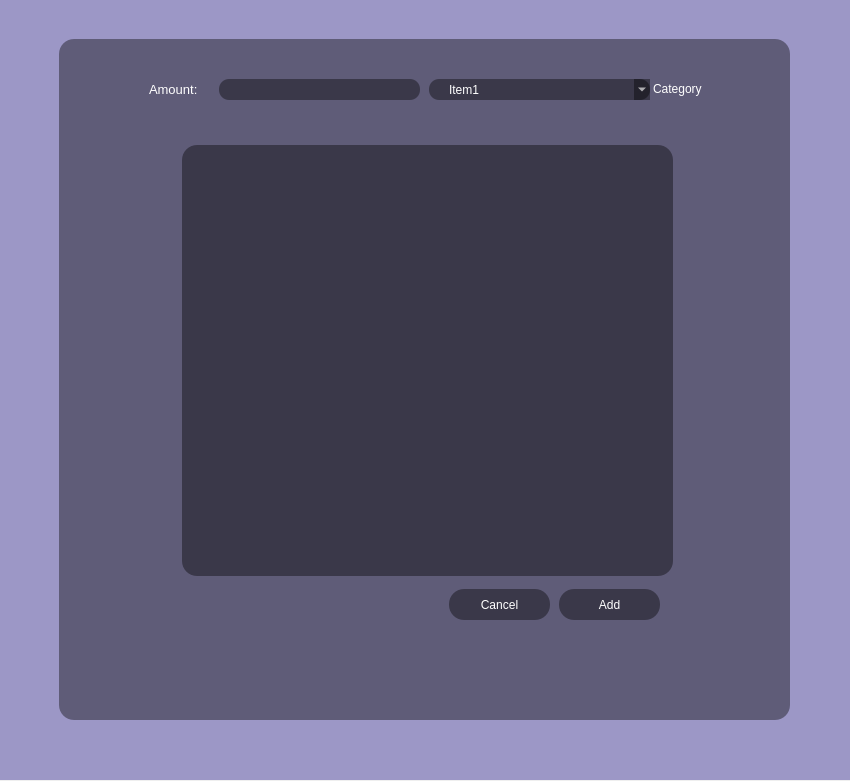
<?xml version="1.0" encoding="UTF-8"?>
<ui version="4.0">
 <class>Dialog</class>
 <widget class="QDialog" name="Dialog">
  <property name="geometry">
   <rect>
    <x>0</x>
    <y>0</y>
    <width>850</width>
    <height>781</height>
   </rect>
  </property>
  <property name="windowTitle">
   <string>Dialog</string>
  </property>
  <widget class="QWidget" name="widget_2" native="true">
   <property name="geometry">
    <rect>
     <x>-30</x>
     <y>0</y>
     <width>891</width>
     <height>801</height>
    </rect>
   </property>
   <property name="styleSheet">
    <string notr="true">#widget_2{
	border-image: url(:/images/images/photo-1561414927-6d86591d0c4f.jpg);}</string>
   </property>
   <widget class="QWidget" name="widget" native="true">
    <property name="geometry">
     <rect>
      <x>9</x>
      <y>-11</y>
      <width>881</width>
      <height>791</height>
     </rect>
    </property>
    <property name="styleSheet">
     <string notr="true">background-color: qlineargradient(spread:pad, x1:0, y1:0, x2:1, y2:1, stop:1 rgba(65, 55, 153, 122));</string>
    </property>
    <widget class="QFrame" name="frame">
     <property name="geometry">
      <rect>
       <x>80</x>
       <y>50</y>
       <width>731</width>
       <height>681</height>
      </rect>
     </property>
     <property name="styleSheet">
      <string notr="true">*{background-color: rgba(0, 0,0,100);

border-radius:15px;
color:#fff;}
QPushButton:hover{
background-color:rgba(0, 0,0,200);
color:rgb(60, 223, 255);}</string>
     </property>
     <property name="frameShape">
      <enum>QFrame::StyledPanel</enum>
     </property>
     <property name="frameShadow">
      <enum>QFrame::Raised</enum>
     </property>
     <widget class="QComboBox" name="comboBox">
      <property name="geometry">
       <rect>
        <x>370</x>
        <y>40</y>
        <width>221</width>
        <height>21</height>
       </rect>
      </property>
      <property name="styleSheet">
       <string notr="true">border-radius:10px;
padding-left:20px;

font: 9pt &quot;MS Shell Dlg 2&quot;;</string>
      </property>
      <item>
       <property name="text">
        <string>Item1</string>
       </property>
      </item>
      <item>
       <property name="text">
        <string>Item2</string>
       </property>
      </item>
      <item>
       <property name="text">
        <string>Item3</string>
       </property>
      </item>
     </widget>
     <widget class="QLineEdit" name="lineEdit">
      <property name="geometry">
       <rect>
        <x>160</x>
        <y>40</y>
        <width>201</width>
        <height>21</height>
       </rect>
      </property>
      <property name="styleSheet">
       <string notr="true">border-radius:10px;
padding-left: 20px;
</string>
      </property>
     </widget>
     <widget class="QPushButton" name="pushButton">
      <property name="geometry">
       <rect>
        <x>500</x>
        <y>550</y>
        <width>101</width>
        <height>31</height>
       </rect>
      </property>
      <property name="text">
       <string>Add</string>
      </property>
     </widget>
     <widget class="QPushButton" name="pushButton_2">
      <property name="geometry">
       <rect>
        <x>390</x>
        <y>550</y>
        <width>101</width>
        <height>31</height>
       </rect>
      </property>
      <property name="text">
       <string>Cancel</string>
      </property>
     </widget>
     <widget class="QLabel" name="label">
      <property name="geometry">
       <rect>
        <x>90</x>
        <y>30</y>
        <width>101</width>
        <height>41</height>
       </rect>
      </property>
      <property name="font">
       <font>
        <pointsize>10</pointsize>
       </font>
      </property>
      <property name="styleSheet">
       <string notr="true">border:none;
background-color:none;
color:#fff;</string>
      </property>
      <property name="text">
       <string>Amount:</string>
      </property>
     </widget>
     <widget class="QTextEdit" name="textEdit">
      <property name="geometry">
       <rect>
        <x>123</x>
        <y>106</y>
        <width>491</width>
        <height>431</height>
       </rect>
      </property>
      <property name="styleSheet">
       <string notr="true">padding:20px;</string>
      </property>
     </widget>
     <widget class="QLabel" name="label_2">
      <property name="geometry">
       <rect>
        <x>594</x>
        <y>40</y>
        <width>81</width>
        <height>20</height>
       </rect>
      </property>
      <property name="font">
       <font>
        <pointsize>9</pointsize>
       </font>
      </property>
      <property name="styleSheet">
       <string notr="true">background-color:transparent;</string>
      </property>
      <property name="text">
       <string>Category</string>
      </property>
     </widget>
    </widget>
   </widget>
  </widget>
 </widget>
 <resources>
  <include location="imageresources.qrc"/>
 </resources>
 <connections/>
</ui>
